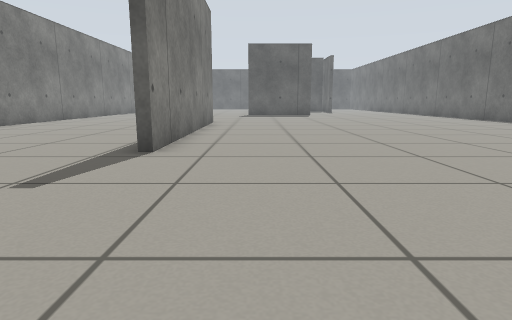
view 1 (above)

19 first-person views from a walk through a robot-simulator world made for Gazebo. The camera is 0.5 m above the floor, tilts 10° down and sees 75° across. The floor is counted in squares, 0.5 m on a side. Each view is taken from the middle of a square. On the plan, view 1 faces up. The plan holds only what a view shows up to about 12 squares ahead; the rest is blank. The place goes on beyond the plan.

view 2
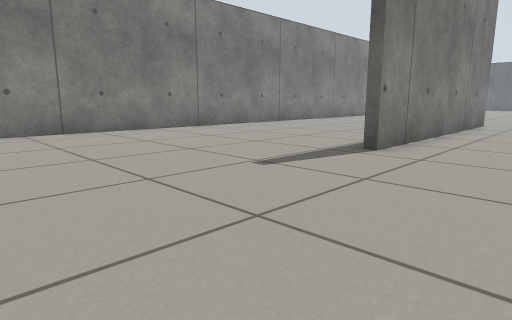

view 3
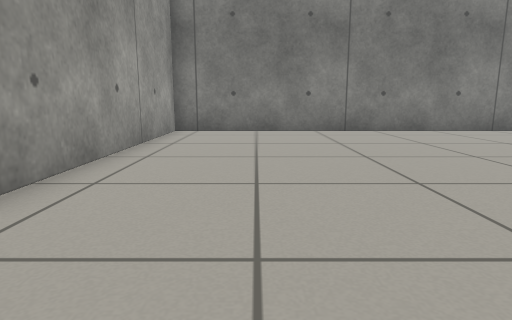

view 4
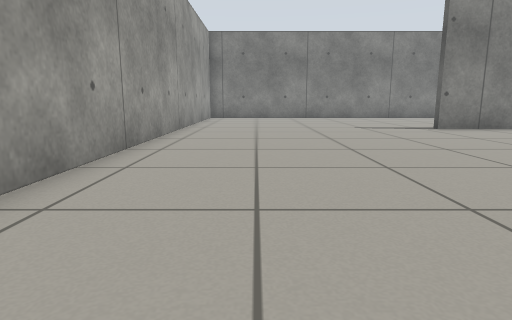

view 5
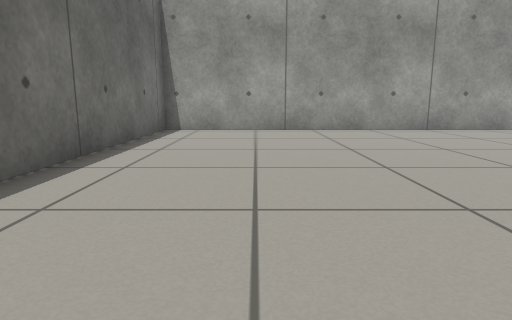

view 6
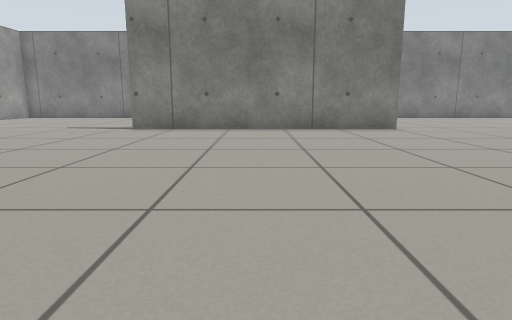

view 7
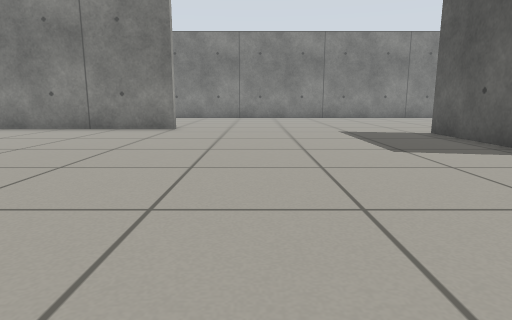

view 8
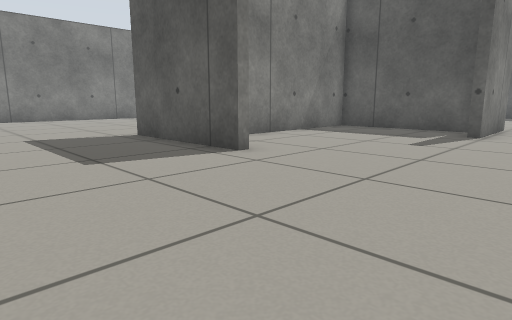

view 9
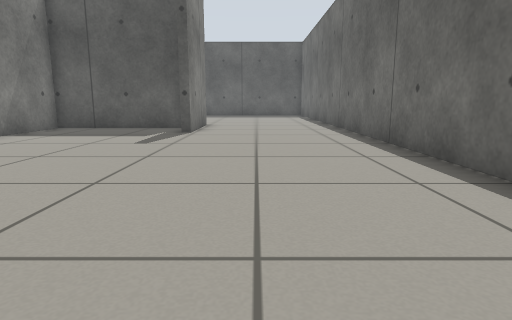

view 10
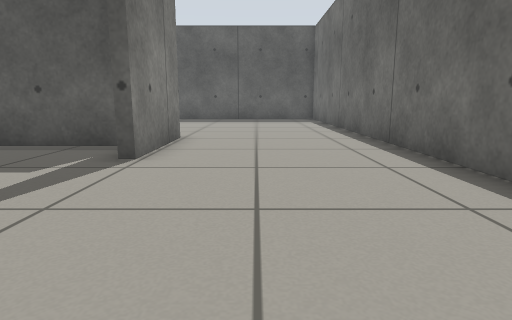

view 11
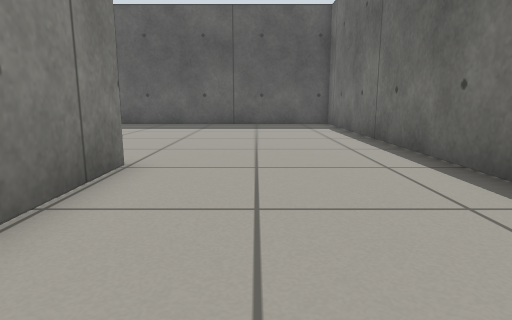

view 12
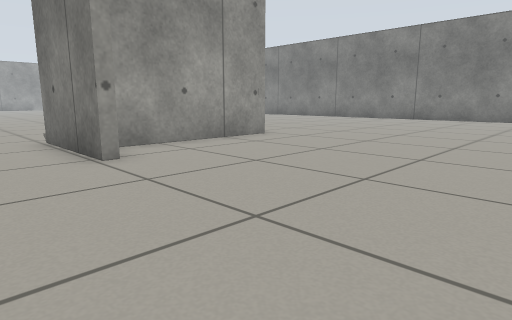

view 13
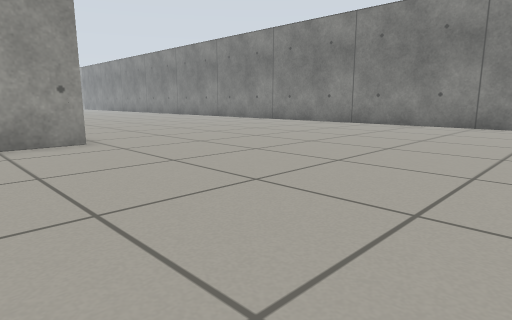

view 14
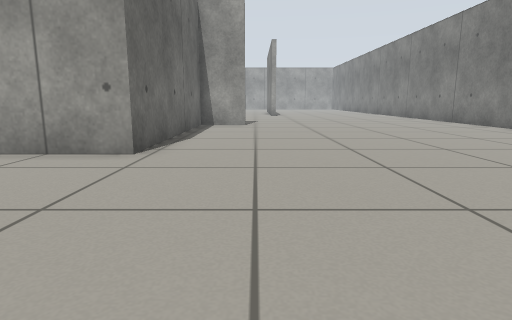

view 15
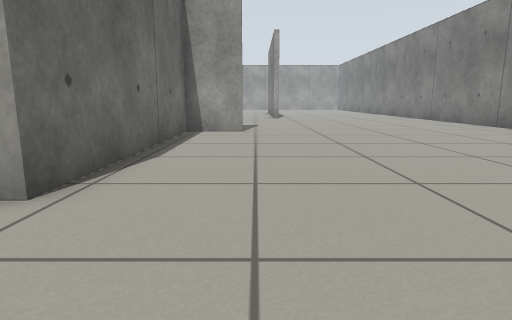

view 16
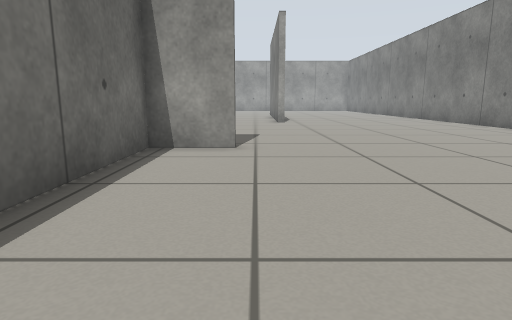

view 17
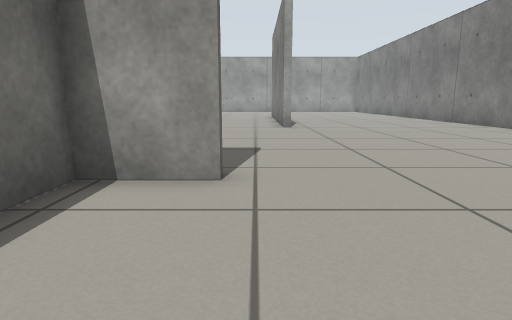

view 18
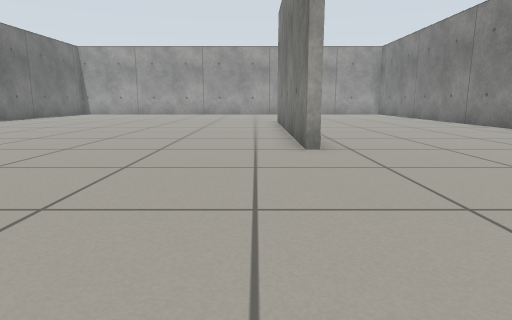

view 19
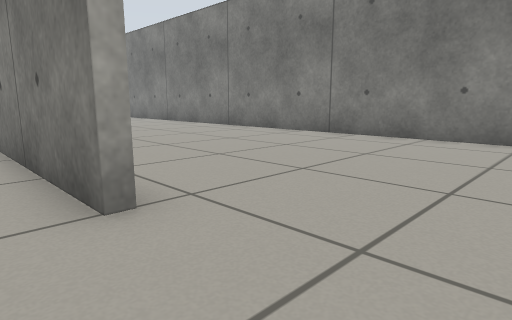

### Floor plan
Points are (right, up) in squares from view 1. A wall is a line through its corners. A room is listed if a view was taken in it or the views show most of it. See-through windows are left out.
Room 1 (views 1, 2, 3, 4, 5, 6, 7, 8, 9, 10, 11, 12, 13, 14, 15, 16, 17, 18, 19)
walls: (-2, 16.1) (-2, 6.5); (-0.6, 24.8) (1.3, 24.8) (1.3, 32.7) (6, 32.7); (4, 24.5) (-0.6, 24.5); (-10.3, 17.9) (-10.3, 10.4); (12.2, 24) (12.2, 41.5); (6.2, 32.4) (1.6, 32.4) (1.6, 27); (-10.3, 8.8) (-10.3, -2.7) (12.2, -2.7) (12.2, 5); (6.5, 34.2) (6.9, 34.2) (6.9, 30.7) (6.5, 30.7); (-10.3, 39.1) (-10.3, 37.4)

Where each view was taken, in squares from view 1:
view 1: 0 up, 0 right, facing up
view 2: 0 up, 1 right, facing up-left
view 3: 0 up, 1 right, facing left
view 4: 0 up, 10 right, facing left
view 5: 9 up, 9 right, facing down
view 6: 11 up, 10 right, facing left
view 7: 19 up, 10 right, facing left
view 8: 20 up, 9 right, facing up-left
view 9: 20 up, 9 right, facing up
view 10: 25 up, 9 right, facing up
view 11: 29 up, 9 right, facing up
view 12: 40 up, 9 right, facing down-left
view 13: 41 up, 4 right, facing down-left
view 14: 39 up, 1 left, facing down
view 15: 36 up, 1 left, facing down
view 16: 32 up, 1 left, facing down
view 17: 29 up, 1 left, facing down
view 18: 23 up, 1 left, facing down
view 19: 19 up, 1 left, facing down-left
